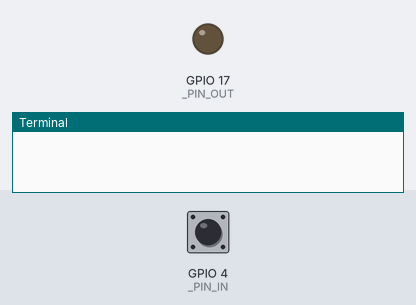
Simulated run of this program. Board: Raspberry Pi (BCM pin numbers). Parts: output pins drawn as LEDs (lit = HIGH), the last lines printed to the terminal. Inputs (shaded band) come from the test bench; at power-on: GPIO 4 (_PIN_IN) HIGH. The camera gives no picture and a still takes 0.5 s.

Above: at 1.2 s.
1.3 s: GPIO 4 (_PIN_IN) pulled LOW for 0.15 s
At 2.1 s:
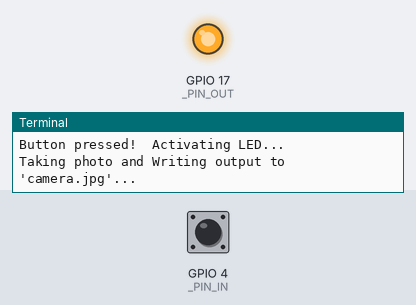
4.3 s: GPIO 4 (_PIN_IN) pulled LOW for 3.2 s
At 9.1 s:
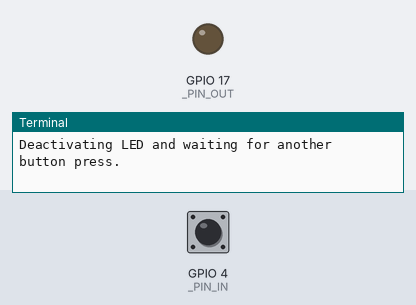
Timing chart, 0 to 10.6 s (numbered marks = the images above; inputs shaded):
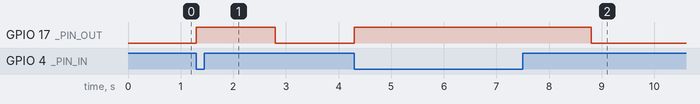

Measured:
- after the input at 1.3 s, GPIO 17 (_PIN_OUT): LOW → HIGH at once, → LOW 1.5 s later
- after the input at 4.3 s, GPIO 17 (_PIN_OUT): LOW → HIGH at once, → LOW 4.5 s later

The program:

take_photo.py
```python
#!/usr/bin/env python
#
#  Wait for a button to be pressed on _PIN_IN.  When the button is pressed,
#  illuminate the LED on _PIN_OUT as well as take a photo with the picamera
#

import RPi.GPIO as GPIO
import picamera
import time

GPIO.setmode( GPIO.BCM )

_PIN_IN  =  4
_PIN_OUT = 17

GPIO.setup( _PIN_IN, GPIO.IN, pull_up_down=GPIO.PUD_UP )
GPIO.setup( _PIN_OUT, GPIO.OUT )

camera = picamera.PiCamera()
camera.start_preview()

while True:
    while GPIO.input( _PIN_IN ):
        pass

    print "Button pressed!  Activating LED..."
    GPIO.output( _PIN_OUT, True )
    time.sleep(0.5)
    print "Taking photo and Writing output to 'camera.jpg'..."
    camera.capture( 'camera.jpg' )
    time.sleep(0.5)
    print "Deactivating LED and waiting for another button press."
    GPIO.output( _PIN_OUT, False )

GPIO.cleanup()
```
